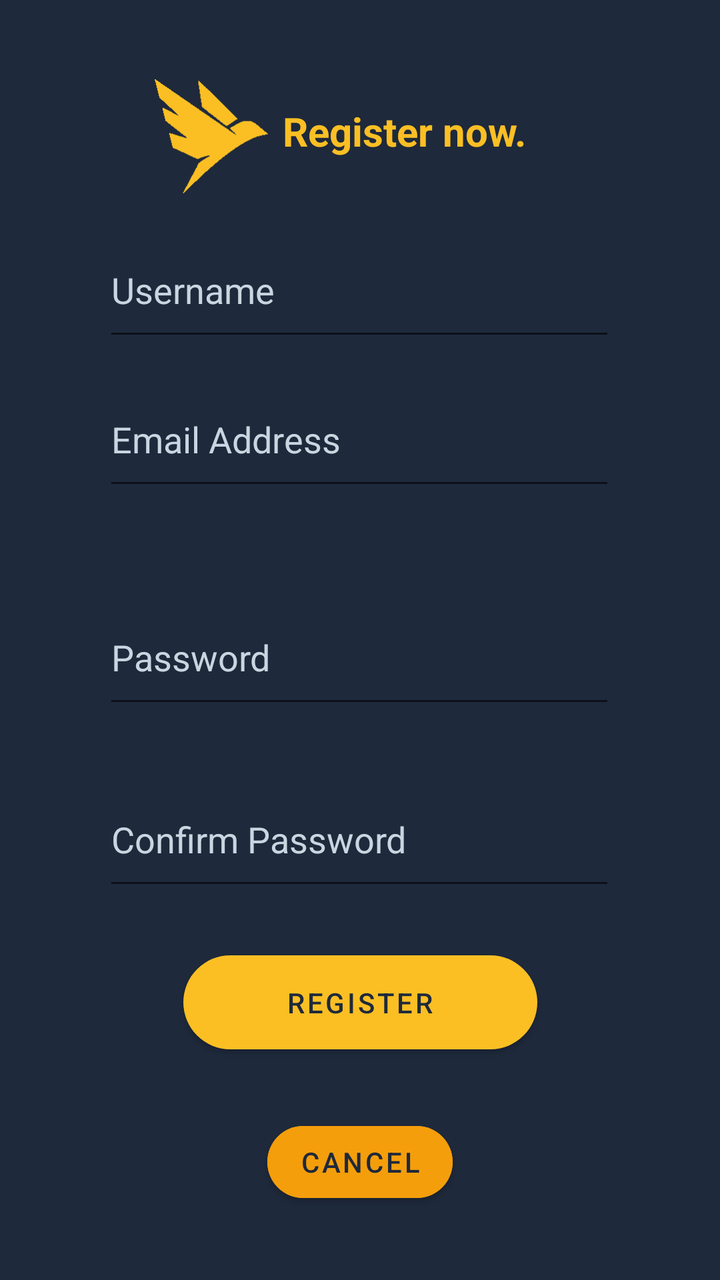
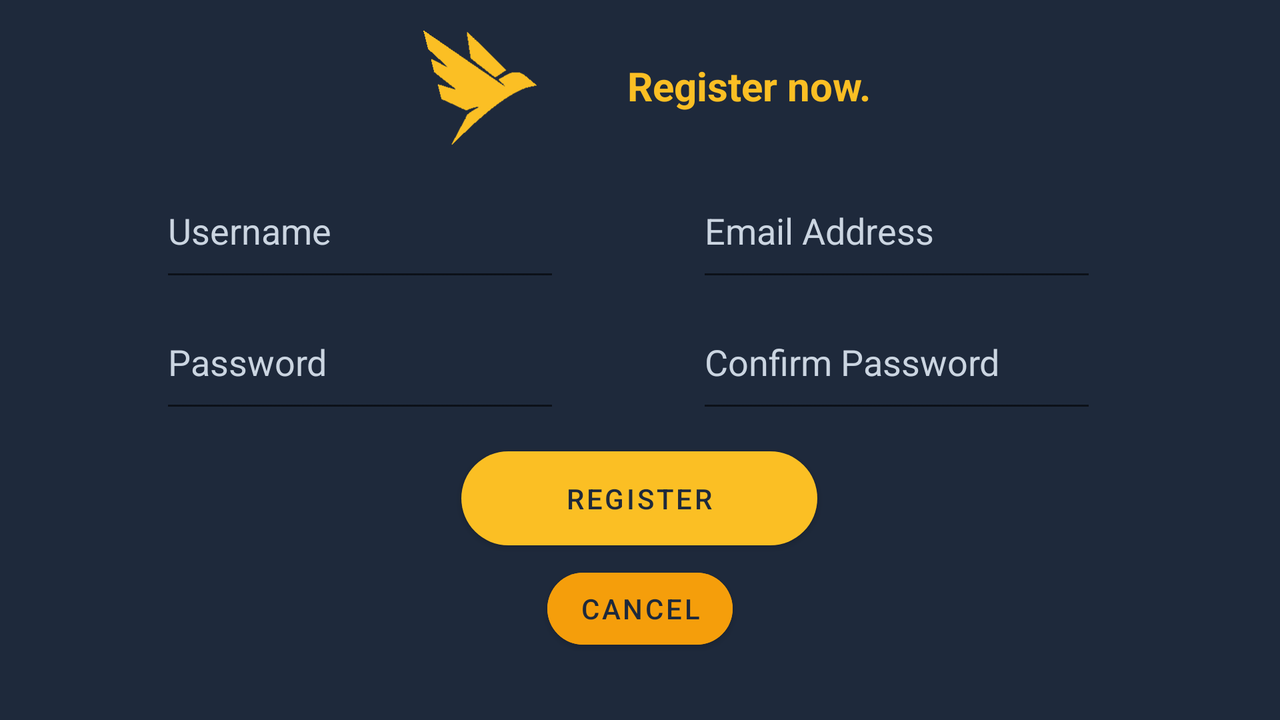

Two renders of one Android screen. The first uses the default layout on a phone; the second uses the alternative layout the repository ships for a different screen configuration, on a matching device. The two XML files are below.
<!-- AndroidManifest.xml: application theme Theme.Birbapp -->
<!-- res/layout/activity_register.xml -->
<?xml version="1.0" encoding="utf-8"?>
<androidx.constraintlayout.widget.ConstraintLayout xmlns:android="http://schemas.android.com/apk/res/android"
    xmlns:app="http://schemas.android.com/apk/res-auto"
    xmlns:tools="http://schemas.android.com/tools"
    android:layout_width="match_parent"
    android:layout_height="match_parent"
    android:background="@color/slate_800"
    tools:context=".RegisterActivity">

    <ImageView
        android:id="@+id/imageView2"
        android:layout_width="80dp"
        android:layout_height="62dp"
        app:layout_constraintBottom_toBottomOf="parent"
        app:layout_constraintEnd_toEndOf="parent"
        app:layout_constraintHorizontal_bias="0.232"
        app:layout_constraintStart_toStartOf="parent"
        app:layout_constraintTop_toTopOf="parent"
        app:layout_constraintVertical_bias="0.065"
        app:srcCompat="@drawable/birb" />

    <TextView
        android:id="@+id/motto2"
        android:layout_width="wrap_content"
        android:layout_height="wrap_content"
        android:layout_marginTop="8dp"
        android:text="Register now."
        android:textAlignment="center"
        android:textColor="@color/birbyellow"
        android:textSize="20sp"
        android:textStyle="bold"
        app:layout_constraintBottom_toBottomOf="parent"
        app:layout_constraintEnd_toEndOf="parent"
        app:layout_constraintHorizontal_bias="0.593"
        app:layout_constraintStart_toStartOf="parent"
        app:layout_constraintTop_toTopOf="parent"
        app:layout_constraintVertical_bias="0.073" />

    <EditText
        android:id="@+id/register_username"
        android:layout_width="256dp"
        android:layout_height="64dp"
        android:autofillHints="Username"
        android:ems="10"
        android:hint="@string/username"
        android:inputType="text"
        android:textColor="@color/text_light"
        app:layout_constraintBottom_toBottomOf="parent"
        app:layout_constraintEnd_toEndOf="parent"
        app:layout_constraintHorizontal_bias="0.496"
        app:layout_constraintStart_toStartOf="parent"
        app:layout_constraintTop_toTopOf="parent"
        app:layout_constraintVertical_bias="0.193" />

    <Button
        android:id="@+id/register_cancel"
        android:layout_width="wrap_content"
        android:layout_height="wrap_content"
        android:backgroundTint="@color/birbyellowvariant"
        android:onClick="cancel"
        android:text="Cancel"
        app:cornerRadius="90dp"
        app:layout_constraintBottom_toBottomOf="parent"
        app:layout_constraintEnd_toEndOf="parent"
        app:layout_constraintStart_toStartOf="parent"
        app:layout_constraintTop_toTopOf="parent"
        app:layout_constraintVertical_bias="0.941" />

    <EditText
        android:id="@+id/register_email"
        android:layout_width="256dp"
        android:layout_height="64dp"
        android:autofillHints="Email Address"
        android:ems="10"
        android:hint="@string/email_address"
        android:inputType="textEmailAddress"
        app:layout_constraintBottom_toBottomOf="parent"
        app:layout_constraintEnd_toEndOf="parent"
        app:layout_constraintHorizontal_bias="0.496"
        app:layout_constraintStart_toStartOf="parent"
        app:layout_constraintTop_toTopOf="parent"
        app:layout_constraintVertical_bias="0.323" />

    <EditText
        android:id="@+id/register_password"
        android:layout_width="256dp"
        android:layout_height="64dp"
        android:ems="10"
        android:hint="Password"
        android:inputType="textPassword"
        app:layout_constraintBottom_toBottomOf="parent"
        app:layout_constraintEnd_toEndOf="parent"
        app:layout_constraintHorizontal_bias="0.496"
        app:layout_constraintStart_toStartOf="parent"
        app:layout_constraintTop_toTopOf="parent"
        app:layout_constraintVertical_bias="0.512" />

    <Button
        android:id="@+id/register_submit"
        android:layout_width="177dp"
        android:layout_height="59dp"
        android:text="Register"
        app:cornerRadius="90dp"
        android:onClick="attemptRegister"
        app:layout_constraintBottom_toBottomOf="parent"
        app:layout_constraintEnd_toEndOf="parent"
        app:layout_constraintStart_toStartOf="parent"
        app:layout_constraintTop_toTopOf="parent"
        app:layout_constraintVertical_bias="0.812" />

    <EditText
        android:id="@+id/register_password_again"
        android:layout_width="256dp"
        android:layout_height="64dp"
        android:ems="10"
        android:hint="Confirm Password"
        android:inputType="textPassword"
        app:layout_constraintBottom_toBottomOf="parent"
        app:layout_constraintEnd_toEndOf="parent"
        app:layout_constraintHorizontal_bias="0.496"
        app:layout_constraintStart_toStartOf="parent"
        app:layout_constraintTop_toTopOf="parent"
        app:layout_constraintVertical_bias="0.67" />

</androidx.constraintlayout.widget.ConstraintLayout>
<!-- resources referenced by this layout -->
<resources>
  <color name="birbyellow">#FBBF24</color>
  <color name="birbyellowvariant">#f59E0B</color>
  <color name="slate_800">#1e293b</color>
  <color name="text_light">#cbd5e1</color>
  <!-- drawable birb: png bitmap (drawable, 1895 bytes) -->
  <string name="email_address">Email Address</string>
  <string name="username">Username</string>
  <style name="Theme.Birbapp" parent="Theme.MaterialComponents.DayNight.NoActionBar">
          
          <item name="colorPrimary">@color/birbyellow</item>
          <item name="colorPrimaryVariant">@color/birbyellowvariant</item>
          <item name="colorOnPrimary">@color/slate_800</item>
          
          <item name="colorSecondary">@color/red_400</item>
          <item name="colorSecondaryVariant">@color/red_800</item>
          <item name="colorOnSecondary">@color/slate_800</item>
          
          <item name="android:statusBarColor">?attr/colorPrimaryVariant</item>
          
          <item name="android:textColor">@color/text_light</item>
  
          <item name="android:buttonStyle">@style/ButtonColor</item>
          <item name="editTextStyle">@style/EditTextCustom</item>
      </style>
  <color name="red_400">#ef4444</color>
  <color name="red_800">#991b1b</color>
  <style name="ButtonColor" parent="@android:style/Widget.Button">
          <item name="materialButtonStyle">@color/birbyellow</item>
          <item name="android:textColor">@color/text_dark</item>
      </style>
  <style name="EditTextCustom" parent="@android:style/Widget.EditText">
          <item name="android:textColor">@color/text_light</item>
          <item name="android:textColorHint">@color/text_light</item>
      </style>
  <color name="text_dark">#020617</color>
</resources>
<!-- res/layout-land/activity_register.xml (the repository's variant of the layout above) -->
<!-- drawn on the phone turned sideways -->
<?xml version="1.0" encoding="utf-8"?>
<androidx.constraintlayout.widget.ConstraintLayout xmlns:android="http://schemas.android.com/apk/res/android"
    xmlns:app="http://schemas.android.com/apk/res-auto"
    xmlns:tools="http://schemas.android.com/tools"
    android:layout_width="match_parent"
    android:layout_height="match_parent"
    android:background="@color/slate_800"
    tools:context=".RegisterActivity">

    <ImageView
        android:id="@+id/imageView2"
        android:layout_width="80dp"
        android:layout_height="62dp"
        app:layout_constraintBottom_toBottomOf="parent"
        app:layout_constraintEnd_toEndOf="parent"
        app:layout_constraintHorizontal_bias="0.356"
        app:layout_constraintStart_toStartOf="parent"
        app:layout_constraintTop_toTopOf="parent"
        app:layout_constraintVertical_bias="0.045"
        app:srcCompat="@drawable/birb" />

    <TextView
        android:id="@+id/motto2"
        android:layout_width="wrap_content"
        android:layout_height="wrap_content"
        android:layout_marginTop="8dp"
        android:text="Register now."
        android:textAlignment="center"
        android:textColor="@color/birbyellow"
        android:textSize="20sp"
        android:textStyle="bold"
        app:layout_constraintBottom_toBottomOf="parent"
        app:layout_constraintEnd_toEndOf="parent"
        app:layout_constraintHorizontal_bias="0.605"
        app:layout_constraintStart_toStartOf="parent"
        app:layout_constraintTop_toTopOf="parent"
        app:layout_constraintVertical_bias="0.066" />

    <Button
        android:id="@+id/register_cancel"
        android:layout_width="wrap_content"
        android:layout_height="wrap_content"
        android:backgroundTint="@color/birbyellowvariant"
        android:onClick="cancelRegister"
        android:text="Cancel"
        app:cornerRadius="90dp"
        app:layout_constraintBottom_toBottomOf="parent"
        app:layout_constraintEnd_toEndOf="parent"
        app:layout_constraintStart_toStartOf="parent"
        app:layout_constraintTop_toTopOf="parent"
        app:layout_constraintVertical_bias="0.898" />

    <EditText
        android:id="@+id/register_email"
        android:layout_width="200dp"
        android:layout_height="64dp"
        android:autofillHints="Email Address"
        android:ems="10"
        android:hint="@string/email_address"
        android:inputType="textEmailAddress"
        app:layout_constraintBottom_toBottomOf="parent"
        app:layout_constraintEnd_toEndOf="parent"
        app:layout_constraintHorizontal_bias="0.792"
        app:layout_constraintStart_toStartOf="parent"
        app:layout_constraintTop_toTopOf="parent"
        app:layout_constraintVertical_bias="0.276" />

    <EditText
        android:id="@+id/register_username"
        android:layout_width="200dp"
        android:layout_height="64dp"
        android:autofillHints="Username"
        android:ems="10"
        android:hint="@string/username"
        android:inputType="text"
        android:textColor="@color/text_light"
        app:layout_constraintBottom_toBottomOf="parent"
        app:layout_constraintEnd_toEndOf="parent"
        app:layout_constraintHorizontal_bias="0.182"
        app:layout_constraintStart_toStartOf="parent"
        app:layout_constraintTop_toTopOf="parent"
        app:layout_constraintVertical_bias="0.276" />

    <EditText
        android:id="@+id/register_password_again"
        android:layout_width="200dp"
        android:layout_height="64dp"
        android:ems="10"
        android:hint="Confirm Password"
        android:inputType="textPassword"
        app:layout_constraintBottom_toBottomOf="parent"
        app:layout_constraintEnd_toEndOf="parent"
        app:layout_constraintHorizontal_bias="0.792"
        app:layout_constraintStart_toStartOf="parent"
        app:layout_constraintTop_toTopOf="parent"
        app:layout_constraintVertical_bias="0.498" />

    <EditText
        android:id="@+id/register_password"
        android:layout_width="200dp"
        android:layout_height="64dp"
        android:ems="10"
        android:hint="Password"
        android:inputType="textPassword"
        app:layout_constraintBottom_toBottomOf="parent"
        app:layout_constraintEnd_toEndOf="parent"
        app:layout_constraintHorizontal_bias="0.182"
        app:layout_constraintStart_toStartOf="parent"
        app:layout_constraintTop_toTopOf="parent"
        app:layout_constraintVertical_bias="0.498" />

    <Button
        android:id="@+id/register_submit"
        android:layout_width="178dp"
        android:layout_height="59dp"
        android:onClick="attemptRegister"
        android:text="Register"
        app:cornerRadius="90dp"
        app:layout_constraintBottom_toBottomOf="parent"
        app:layout_constraintEnd_toEndOf="parent"
        app:layout_constraintHorizontal_bias="0.499"
        app:layout_constraintStart_toStartOf="parent"
        app:layout_constraintTop_toTopOf="parent"
        app:layout_constraintVertical_bias="0.73" />

</androidx.constraintlayout.widget.ConstraintLayout>
